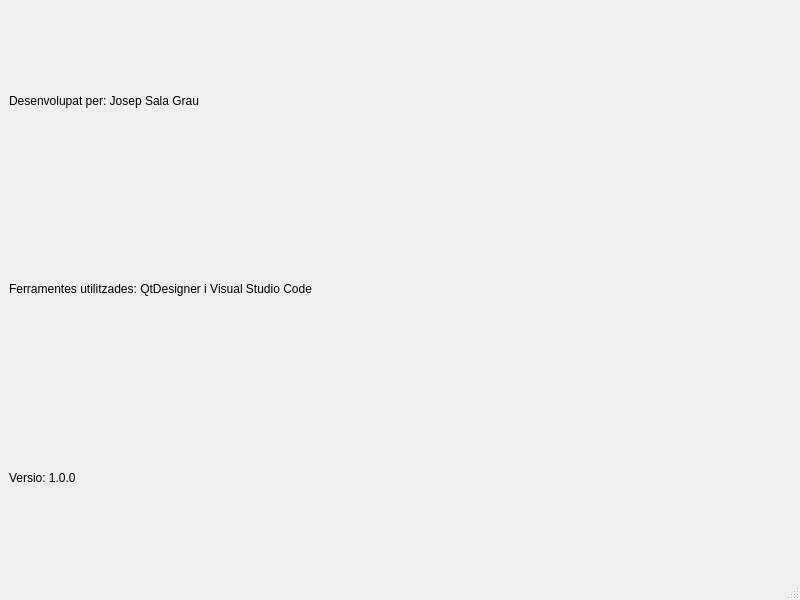
<?xml version="1.0" encoding="UTF-8"?>
<ui version="4.0">
 <class>MainWindow</class>
 <widget class="QMainWindow" name="MainWindow">
  <property name="geometry">
   <rect>
    <x>0</x>
    <y>0</y>
    <width>800</width>
    <height>600</height>
   </rect>
  </property>
  <property name="windowTitle">
   <string>MainWindow</string>
  </property>
  <widget class="QWidget" name="centralwidget">
   <layout class="QHBoxLayout" name="horizontalLayout">
    <item>
     <layout class="QVBoxLayout" name="verticalLayout">
      <item>
       <widget class="QLabel" name="label">
        <property name="font">
         <font>
          <weight>50</weight>
          <bold>false</bold>
         </font>
        </property>
        <property name="text">
         <string>Desenvolupat per: Josep Sala Grau </string>
        </property>
       </widget>
      </item>
      <item>
       <widget class="QLabel" name="label_2">
        <property name="text">
         <string>Ferramentes utilitzades: QtDesigner i Visual Studio Code</string>
        </property>
       </widget>
      </item>
      <item>
       <widget class="QLabel" name="label_3">
        <property name="text">
         <string>Versio: 1.0.0</string>
        </property>
       </widget>
      </item>
     </layout>
    </item>
   </layout>
  </widget>
  <widget class="QMenuBar" name="menubar">
   <property name="geometry">
    <rect>
     <x>0</x>
     <y>0</y>
     <width>800</width>
     <height>22</height>
    </rect>
   </property>
  </widget>
  <widget class="QStatusBar" name="statusbar"/>
 </widget>
 <resources/>
 <connections/>
</ui>
